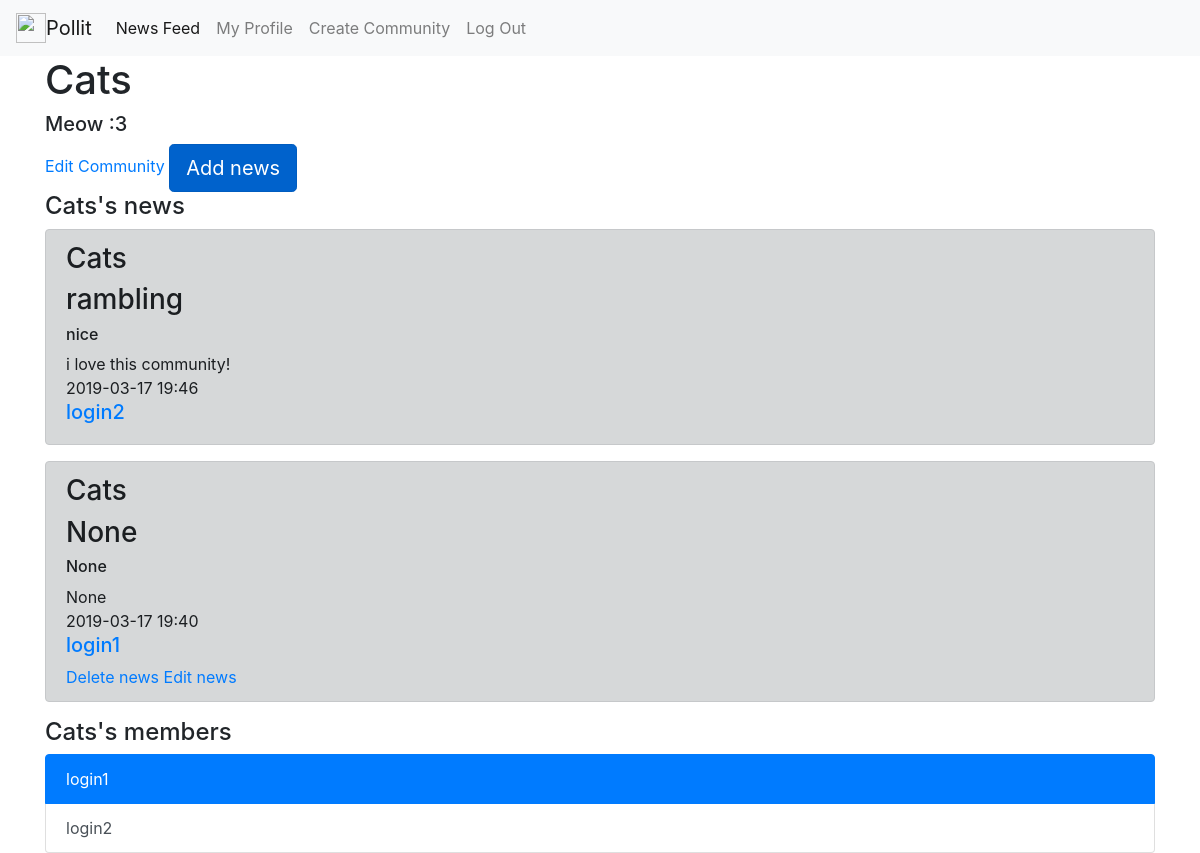
The page /community/Cats (signed in) on the database as committed earlier.
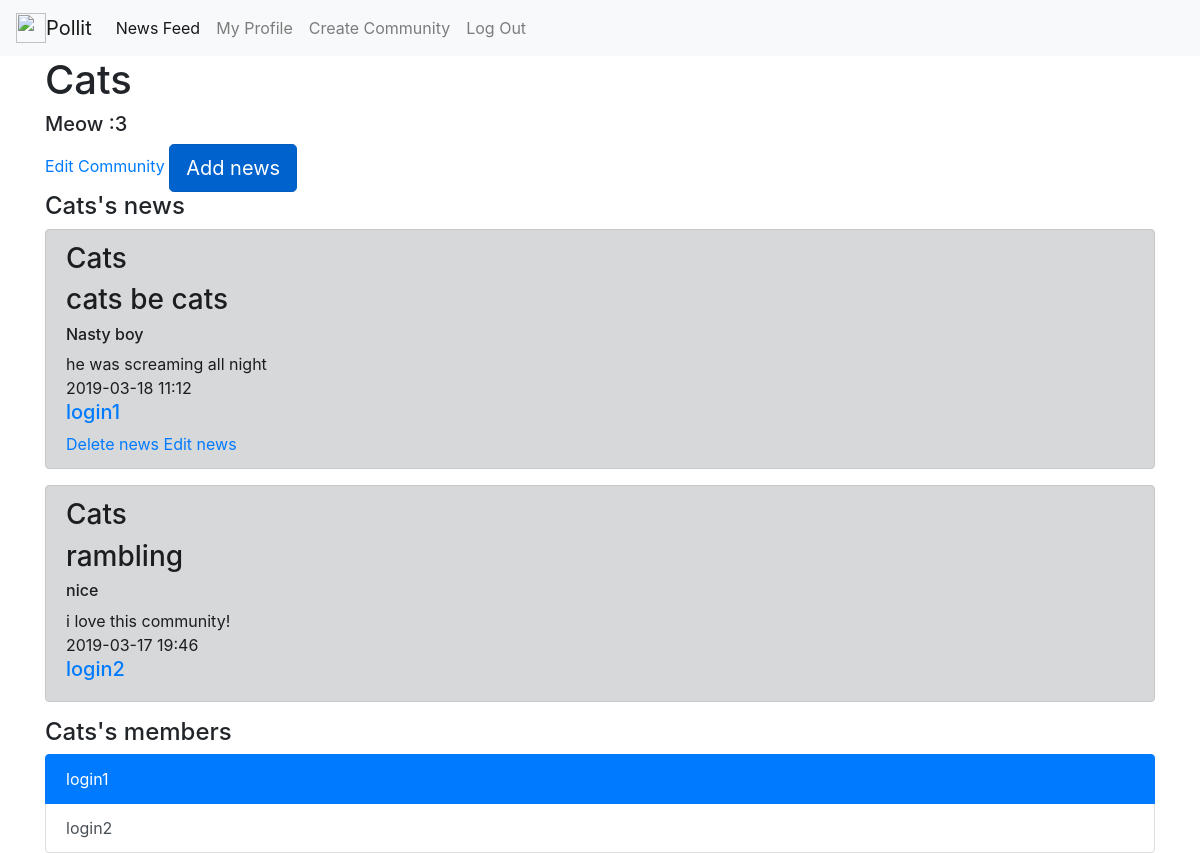
The same page on the database as committed later.
### tables this page shows
CREATE TABLE communities 
                            (id INTEGER PRIMARY KEY AUTOINCREMENT,
                             title VARCHAR(100),
                             bio VARCHAR(1000),
                             users VARCHAR(10000)
                             );

CREATE TABLE news 
                            (id INTEGER PRIMARY KEY AUTOINCREMENT,
                             community INTEGER, 
                             title VARCHAR(100),
                             hashtag VARCHAR(100),
                             content VARCHAR(1000),
                             date VARCHAR(1000),
                             user_id INTEGER
                             );

CREATE TABLE users 
                            (id INTEGER PRIMARY KEY AUTOINCREMENT, 
                             user_name VARCHAR(50),
                             password_hash VARCHAR(128),
                             communities VARCHAR(1000)
                             );

### main.py (the view)
@app.route('/community/<community_name>', methods=['GET'])
def community(community_name):
    if 'username' not in session:
        return redirect('/login')
    user_name = session['username']
    community = CommunityModel(db.get_connection()).get_name(community_name)
    news = [(tuply[0], community_model.get(tuply[1])[1], tuply[2], tuply[3], tuply[4],
             tuply[5], user_model.get(tuply[6])[1]) for tuply in
            NewsModel(db.get_connection()).get_all(None, community[0])][::-1]
    admin = int(community[3].split()[0])
    users = [user_model.get(int(i))[1] for i in community[3].split()]
    bio = community[2]
    if session['username'] in users:
        followed = True
    else:
        followed = False
    return render_template('community.html', community_name=community_name, bio=bio, user_name=user_name, news=news, users=users, admin=admin, followed=followed)

### models.py (called while the page is built)
    def get_connection(self):
        return self.conn

    def get(self, user_id):
        cursor = self.connection.cursor()
        cursor.execute("SELECT * FROM users WHERE id = ?", (str(user_id), ))
        row = cursor.fetchone()
        return row

    def get_all(self, user_id=None, community_id=None):
        cursor = self.connection.cursor()
        if user_id:
            cursor.execute("SELECT * FROM news WHERE user_id = ?",
                           (str(user_id), ))
        elif community_id:
            cursor.execute("SELECT * FROM news WHERE community = ?",
                           (str(community_id),))
        else:
            cursor.execute("SELECT * FROM news")
        rows = cursor.fetchall()
        return rows

    def get(self, community_id):
        cursor = self.connection.cursor()
        cursor.execute("SELECT * FROM communities WHERE id = ?", (str(community_id), ))
        row = cursor.fetchone()
        return row

    def get_name(self, community_name):
        cursor = self.connection.cursor()
        cursor.execute("SELECT * FROM communities WHERE title = ?", (str(community_name), ))
        row = cursor.fetchone()
        return row

### templates/community.html
{% extends "base.html" %}
{% block content %}
    <h1>{{ community_name }}</h1>
    <h5>{{ bio }}</h5>
    {% if session['user_id'] == admin %}
        <a href="/community/{{ community_name }}/edit">Edit Community</a>
        <a href="/community/{{ community_name }}/add_news" class="btn btn-primary btn-lg active" role="button" aria-pressed="true">Add news</a>
    {% elif followed and not session['username'] == admin %}
        <a href="/unfollow/{{ community_name }}" class="btn btn-primary btn-lg active" role="button" aria-pressed="true">Unfollow</a>
        <a href="/community/{{ community_name }}/add_news" class="btn btn-primary btn-lg active" role="button" aria-pressed="true">Add news</a>
    {% elif not session['username'] == admin %}
        <a href="/follow/{{ community_name }}" class="btn btn-primary btn-lg active" role="button" aria-pressed="true">Follow</a>
    {% endif %}
    <h4>{{ community_name }}'s news</h4>
    {% for item in news %}
    <div class="alert alert-dark" role="alert">
        <h3>{{ item[1] }}</h3>
        <h3>{{ item[3] }}</h3>
        <h6>{{ item[2] }}</h6>
        <div>{{ item[4] }}</div>
        <div>{{ item[5] }}</div>
        <h5><a href="/profile/{{ item[6] }}">{{ item[6] }}</a></h5>
        {% if item[6] == session['username'] %}
            <a href="/delete_news/{{item[0]}}">Delete news</a>
            <a href="/edit_news/{{item[0]}}">Edit news</a>
        {% endif %}
    </div>
    {% endfor %}
    <h4>{{ community_name }}'s members</h4>
    <div class="list-group">
    {% for item in users %}
        {% if item == users[0] %}
            <a href="/profile/{{ item }}" class="list-group-item list-group-item-action active">{{ item }}</a>
        {% else %}
            <a href="/profile/{{ item }}" class="list-group-item list-group-item-action">{{ item }}</a>
        {% endif %}
    {% endfor %}
    </div>
{% endblock %}

### templates/base.html (shortened to what this page needs)
<!doctype html>
<html lang="en">
  <head>
    <link rel="stylesheet" href="https://stackpath.bootstrapcdn.com/bootstrap/4.3.1/css/bootstrap.min.css">
  </head>
  <body>
<nav class="navbar navbar-expand-lg navbar-light bg-light">
  <a class="navbar-brand" href="#"><img src="http://pngimages.net/sites/default/files/capital-letter-p-png-image-23571.png" width="30" height="30" class="d-inline-block align-top" alt="">Pollit</a>
  <div class="collapse navbar-collapse" id="navbarNavAltMarkup">
    <div class="navbar-nav">
        {% if "username" in session %}
        <a class="nav-item nav-link active" href="/news_feed">News Feed </a>
      <a class="nav-item nav-link" href="/profile/{{ session['username'] }}">My Profile</a>
        <a class="nav-item nav-link" href="/create">Create Community</a>
        <a class="nav-item nav-link" href="/logout">Log Out</a>
      {% endif %}
    </div>
  </div>
</nav>
<main role="main" class="container">
    {% block content %}{% endblock %}
</main>
  </body>
</html>

Rows that differ between the two databases and show on the page:
removed news: date "2019-03-17 19:40"
added news: hashtag "cats be cats", title "Nasty boy", content "he was screaming all night", date "2019-03-18 11:12"
Other text that changed with them:
new list line: "Cats"
new list line: "login1"
new list line: "Delete news Edit news"
list line gone: "Cats"
list line gone: "None None None Delete news Edit news"
list line gone: "login1"
